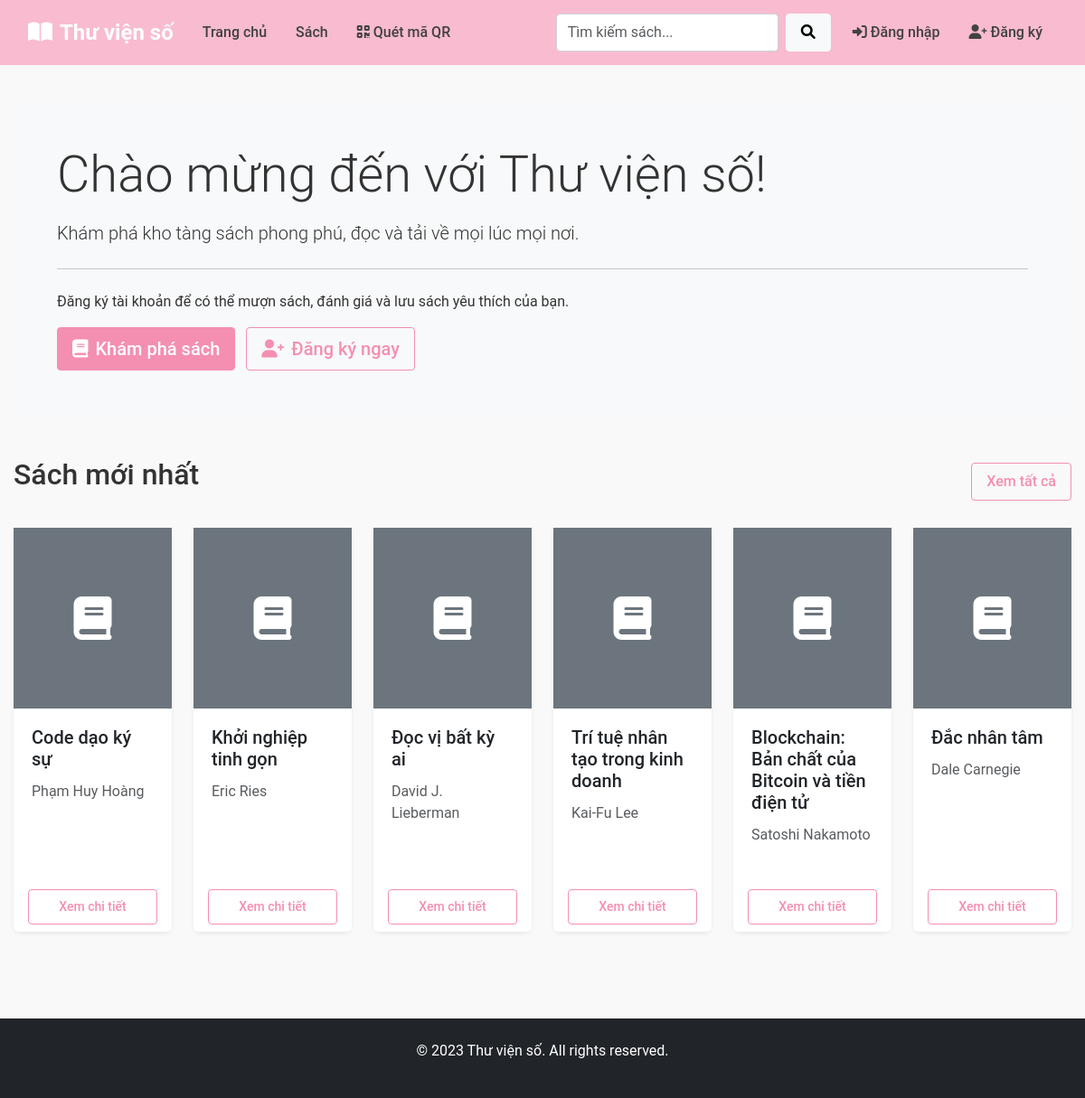
The page / on the database its author committed.
### models.py (models this page shows)
class Book(db.Model):
    __tablename__ = 'books'
    id = db.Column(db.Integer, primary_key=True)
    title = db.Column(db.String(100), nullable=False)
    author = db.Column(db.String(100), nullable=False)
    category_id = db.Column(db.Integer, db.ForeignKey('categories.id'))
    description = db.Column(db.Text)
    publication_year = db.Column(db.Integer)
    language = db.Column(db.String(50))
    pages = db.Column(db.Integer)
    is_available = db.Column(db.Boolean, default=True)
    added_by = db.Column(db.Integer, db.ForeignKey('users.id'))
    added_at = db.Column(db.DateTime, default=datetime.utcnow)
    cover_image = db.Column(db.String(255))
    file_path = db.Column(db.String(255))
    qr_code = db.Column(db.String(255))
    borrows = db.relationship('Borrow', backref='book', lazy=True)

### app.py (the view)
@app.route('/')
def index():
    books = Book.query.order_by(Book.added_at.desc()).limit(6).all()
    return render_template('index.html', books=books)

### app.py (called while the page is built)
@app.context_processor
def inject_user():
    user = None
    categories = []
    qr_urls = {}
    if 'user_id' in session:
        user = User.query.get(session['user_id'])
        if user:
            qr_urls['user_qr_url'] = url_for('user_qr', user_id=user.id)
    try:
        categories = Category.query.all()
    except:
        pass
    qr_urls['scan_qr_url'] = url_for('scan_qr')
    return dict(
        current_user=user,
        categories=categories,
        qr_urls=qr_urls
    )

### templates/index.html (shortened to what this page needs)
{% extends 'base.html' %}
{% block content %}
<div class="jumbotron bg-light p-5 rounded">
    <h1 class="display-4">Chào mừng đến với Thư viện số!</h1>
    <p class="lead">Khám phá kho tàng sách phong phú, đọc và tải về mọi lúc mọi nơi.</p>
    <hr class="my-4">
    <p>Đăng ký tài khoản để có thể mượn sách, đánh giá và lưu sách yêu thích của bạn.</p>
    <a class="btn btn-primary btn-lg" href="{{ url_for('book_list') }}" role="button">
        <i class="fas fa-book me-2"></i>Khám phá sách
    </a>
    {% if not current_user %}
        <a class="btn btn-outline-primary btn-lg ms-2" href="{{ url_for('register') }}" role="button">
            <i class="fas fa-user-plus me-2"></i>Đăng ký ngay
        </a>
    {% endif %}
</div>
<section class="mt-5">
    <div class="d-flex justify-content-between align-items-center mb-4">
        <h2>Sách mới nhất</h2>
        <a href="{{ url_for('book_list') }}" class="btn btn-outline-primary">Xem tất cả</a>
    </div>
    <div class="row">
        {% for book in books %}
            <div class="col-md-4 col-lg-2 mb-4">
                <div class="card h-100">
                    {% if book.cover_image %}
                        <img src="{{ url_for('static', filename='uploads/covers/' + book.cover_image) }}" class="card-img-top" style="height: 200px; object-fit: cover;" alt="{{ book.title }}">
                    {% else %}
                        <div class="bg-secondary text-white d-flex justify-content-center align-items-center" style="height: 200px;">
                            <i class="fas fa-book fa-3x"></i>
                        </div>
                    {% endif %}
                    <div class="card-body">
                        <h5 class="card-title">{{ book.title }}</h5>
                        <p class="card-text text-muted">{{ book.author }}</p>
                    </div>
                    <div class="card-footer bg-white border-top-0">
                        <a href="{{ url_for('book_detail', book_id=book.id) }}" class="btn btn-outline-primary btn-sm d-block">Xem chi tiết</a>
                    </div>
                </div>
            </div>
        {% else %}
            <div class="col-12">
                <p class="text-center">Không có sách nào.</p>
            </div>
        {% endfor %}
    </div>
</section>
{% endblock %}

### static/css/style.css (style rules this page uses)
body { min-height: 100vh; display: flex; flex-direction: column; font-family: 'Roboto', sans-serif; color: #333; background-color: #f9f9f9; }
h1, h2, h3, h4, h5, h6 { font-weight: 500; margin-bottom: 1rem; }
.card { margin-bottom: 20px; border-radius: 0.5rem; border: none; box-shadow: 0 0.125rem 0.25rem rgba(0, 0, 0, 0.075); transition: transform 0.3s, box-shadow 0.3s; }
.card-body { padding: 1.25rem; }
.card-title { font-weight: 500; margin-bottom: 0.75rem; }
.card-text { color: #6c757d; }
.jumbotron { background-size: cover; background-position: center; padding: 4rem 2rem; margin-bottom: 2rem; border-radius: 0.5rem; }
.btn { border-radius: 0.25rem; padding: 0.5rem 1rem; font-weight: 500; transition: all 0.3s; }
.btn-primary { background-color: #f48fb1 !important; border-color: #f48fb1 !important; }
.btn-outline-primary { color: #f48fb1 !important; border-color: #f48fb1 !important; }
a { color: #f06292; text-decoration: none; }

### rows shown on the page
Book: title "Code dạo ký sự", author "Phạm Huy Hoàng"
Book: title "Khởi nghiệp tinh gọn", author "Eric Ries"
Book: title "Đọc vị bất kỳ ai", author "David J. Lieberman"
Book: title "Trí tuệ nhân tạo trong kinh doanh", author "Kai-Fu Lee"
Book: title "Blockchain: Bản chất của Bitcoin và tiền điện tử", author "Satoshi Nakamoto"
Book: title "Đắc nhân tâm", author "Dale Carnegie"
